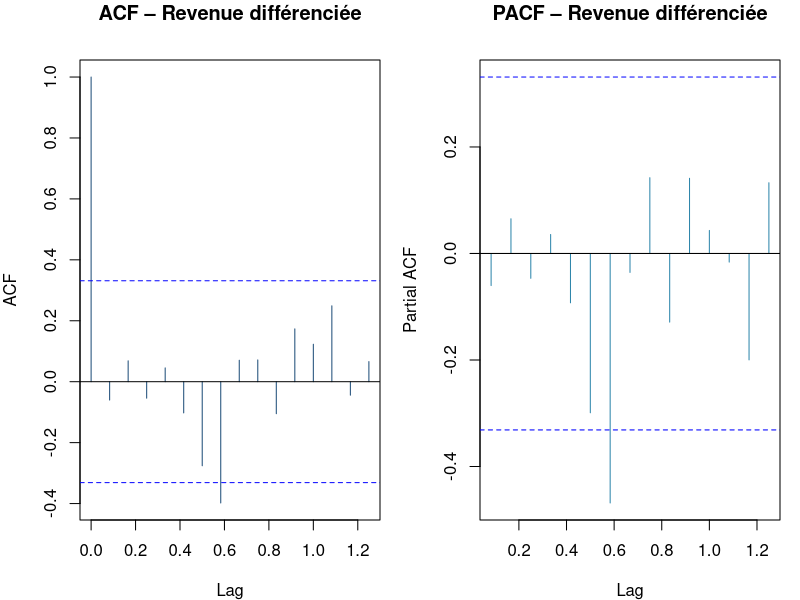

Source code (R): (Note: this script raises an error after producing the figure.)
# =============================================================================
# OPERATIONAL PERFORMANCE EVALUATION & REVENUE FORECASTING
# Language : R
# Author   : Business Analytics Framework
# =============================================================================
# PACKAGES REQUIS :
#   install.packages(c("forecast","tseries","ggplot2","dplyr","lubridate",
#                      "tidyr","scales","gridExtra","knitr","writexl"))
# =============================================================================

library(forecast)
library(tseries)
library(ggplot2)
library(dplyr)
library(lubridate)
library(tidyr)
library(scales)
library(gridExtra)

# ── Palette & thème maison ───────────────────────────────────────────────────
BLUE   <- "#1F4E79"
TEAL   <- "#2E86AB"
GREEN  <- "#27AE60"
ORANGE <- "#F39C12"
RED    <- "#E74C3C"
GREY   <- "#7F8C8D"

theme_biz <- function() {
  theme_minimal(base_size = 12) +
    theme(
      plot.title    = element_text(face = "bold", size = 14, colour = BLUE),
      plot.subtitle = element_text(colour = GREY,  size = 11),
      axis.title    = element_text(colour = BLUE,  size = 10),
      legend.position = "bottom",
      panel.grid.minor = element_blank(),
      plot.background  = element_rect(fill = "white", colour = NA)
    )
}


# =============================================================================
# SECTION 1 – SIMULATION DES DONNÉES
# =============================================================================
cat("\n========================================\n")
cat("  SECTION 1 : Génération des données\n")
cat("========================================\n")

set.seed(42)
n_periods <- 36   # 3 années de données mensuelles

periods <- seq(as.Date("2022-01-01"), by = "month", length.out = n_periods)

# Tendance + saisonnalité + bruit
trend      <- seq(750000, 950000, length.out = n_periods)
seasonality <- 60000 * sin(2 * pi * (1:n_periods) / 12 - pi / 2)   # pic Q4
noise       <- rnorm(n_periods, 0, 20000)
revenue     <- pmax(trend + seasonality + noise, 0)

operating_costs <- revenue * runif(n_periods, 0.62, 0.72)
units_sold      <- round(revenue / runif(n_periods, 280, 340))
customer_count  <- round(cumsum(c(1500, diff(units_sold) * 0.4 + rnorm(n_periods - 1, 5, 3))))
satisfaction_score <- round(pmin(pmax(7 + rnorm(n_periods, 0, 0.5) +
                                        0.003 * (revenue - mean(revenue)) / sd(revenue), 5), 10), 1)
employee_count  <- round(30 + (1:n_periods) * 0.3 + rnorm(n_periods, 0, 1))
region          <- rep(c("Region A", "Region B", "Region C", "Region D"),
                       length.out = n_periods)

business_data <- tibble(
  period             = format(periods, "%Y-%m"),
  date               = periods,
  revenue            = round(revenue, 0),
  operating_costs    = round(operating_costs, 0),
  units_sold         = units_sold,
  customer_count     = customer_count,
  satisfaction_score = satisfaction_score,
  employee_count     = employee_count,
  region             = region
)

cat(sprintf("  ✔ %d observations générées sur %d périodes\n",
            nrow(business_data), n_periods))
cat(sprintf("  ✔ Régions : %s\n",
            paste(unique(business_data$region), collapse = ", ")))
cat(sprintf("  ✔ Revenue moyen : $%s\n",
            format(round(mean(business_data$revenue)), big.mark = ",")))


# =============================================================================
# SECTION 2 – CALCUL DES KPI
# =============================================================================
cat("\n========================================\n")
cat("  SECTION 2 : Calcul des KPI\n")
cat("========================================\n")

kpi_data <- business_data %>%
  mutate(
    # Marges
    gross_profit          = revenue - operating_costs,
    operating_margin      = gross_profit / revenue,

    # Efficience opérationnelle
    revenue_per_employee  = revenue / employee_count,
    cost_efficiency_ratio = operating_costs / revenue,

    # Métriques client
    revenue_per_customer  = revenue / customer_count,
    customer_acq_cost     = operating_costs * 0.15 / pmax(c(0, diff(customer_count)), 1),

    # Productivité
    revenue_per_unit      = revenue / units_sold
  )

# Remplacer les infinis/NaN potentiels
kpi_data <- kpi_data %>%
  mutate(across(where(is.numeric), ~ ifelse(is.infinite(.) | is.nan(.), NA, .)))

# Résumé baseline vs mois 36
baseline_row <- kpi_data %>% slice(1)
latest_row   <- kpi_data %>% slice(n())

kpi_summary <- tibble(
  KPI                    = c("Monthly Revenue", "Operating Margin",
                              "Revenue per Employee", "Customer Acquisition Cost"),
  Baseline               = c(
    dollar(baseline_row$revenue),
    percent(baseline_row$operating_margin, accuracy = 0.1),
    dollar(baseline_row$revenue_per_employee),
    dollar(mean(kpi_data$customer_acq_cost, na.rm = TRUE))
  ),
  `Month 36 (Actual)`    = c(
    dollar(latest_row$revenue),
    percent(latest_row$operating_margin, accuracy = 0.1),
    dollar(latest_row$revenue_per_employee),
    dollar(tail(kpi_data$customer_acq_cost[!is.na(kpi_data$customer_acq_cost)], 1))
  )
)

cat("\n  ── KPI Summary (Baseline → Month 36) ──\n")
print(kpi_summary, n = Inf)


# =============================================================================
# SECTION 3 – ANALYSE RÉGIONALE
# =============================================================================
cat("\n========================================\n")
cat("  SECTION 3 : Benchmark régional\n")
cat("========================================\n")

regional_bench <- kpi_data %>%
  group_by(region) %>%
  summarise(
    avg_revenue           = mean(revenue),
    avg_margin            = mean(operating_margin),
    avg_rev_per_employee  = mean(revenue_per_employee),
    avg_satisfaction      = mean(satisfaction_score),
    .groups = "drop"
  ) %>%
  mutate(
    rev_vs_avg = (avg_rev_per_employee / mean(avg_rev_per_employee) - 1),
    flag       = if_else(rev_vs_avg < -0.10, "⚠  Underperforming", "✔  On track")
  )

cat("\n  ── Benchmark régional ──\n")
print(regional_bench %>%
        select(region, avg_revenue, avg_margin, avg_rev_per_employee,
               rev_vs_avg, flag))


# =============================================================================
# SECTION 4 – DÉCOMPOSITION TIME SERIES
# =============================================================================
cat("\n========================================\n")
cat("  SECTION 4 : Décomposition Time Series\n")
cat("========================================\n")

revenue_ts <- ts(kpi_data$revenue, start = c(2022, 1), frequency = 12)

# Test de stationnarité
adf_result <- adf.test(revenue_ts)
cat(sprintf("  ADF Test p-value : %.4f  →  %s\n",
            adf_result$p.value,
            ifelse(adf_result$p.value < 0.05,
                   "Série stationnaire", "Différenciation requise")))

# Décomposition STL
decomp <- stl(revenue_ts, s.window = "periodic")

# ACF / PACF pour identifier l'ordre ARIMA
png("acf_pacf_analysis.png", width = 1200, height = 500, res = 120)
par(mfrow = c(1, 2), mar = c(4, 4, 3, 1))
acf(diff(revenue_ts),  main = "ACF – Revenue différenciée",  col = BLUE)
pacf(diff(revenue_ts), main = "PACF – Revenue différenciée", col = TEAL)
dev.off()
cat("  ✔ ACF/PACF enregistré → acf_pacf_analysis.png\n")


# =============================================================================
# SECTION 5 – MODÈLES DE PRÉVISION
# =============================================================================
cat("\n========================================\n")
cat("  SECTION 5 : Modèles de prévision\n")
cat("========================================\n")

h <- 12   # horizon de prévision (mois)

# ── 5.1 ARIMA(1,1,1) ─────────────────────────────────────────────────────────
arima_model <- Arima(revenue_ts, order = c(1, 1, 1))
arima_fc    <- forecast(arima_model, h = h)
cat(sprintf("  ARIMA(1,1,1) — AIC : %.2f | BIC : %.2f\n",
            AIC(arima_model), BIC(arima_model)))

# ── 5.2 ETS(A,A,N) ───────────────────────────────────────────────────────────
ets_model <- ets(revenue_ts, model = "AAN")
ets_fc    <- forecast(ets_model, h = h)
cat(sprintf("  ETS(A,A,N)   — AIC : %.2f | BIC : %.2f\n",
            AIC(ets_model), BIC(ets_model)))

# ── 5.3 Holt-Winters ─────────────────────────────────────────────────────────
hw_model <- HoltWinters(revenue_ts)
hw_fc    <- forecast(hw_model, h = h)

# ── 5.4 Calcul des métriques d'erreur via cross-validation (k-fold rolling) ──
calc_accuracy_metrics <- function(model_type, ts_data, h_eval = 6) {
  n      <- length(ts_data)
  errors <- numeric(0)
  for (i in seq(n - h_eval, n - 1)) {
    train <- ts(ts_data[1:i],
                start     = start(ts_data),
                frequency = frequency(ts_data))
    fc <- tryCatch({
      switch(model_type,
        "ARIMA" = forecast(Arima(train, order = c(1, 1, 1)), h = 1)$mean[1],
        "ETS"   = forecast(ets(train, model = "AAN"), h = 1)$mean[1],
        "HW"    = forecast(HoltWinters(train), h = 1)$mean[1]
      )
    }, error = function(e) NA_real_)
    actual <- ts_data[i + 1]
    if (!is.na(fc)) errors <- c(errors, (actual - fc) / actual)
  }
  mape <- mean(abs(errors), na.rm = TRUE) * 100
  list(mape = mape)
}

arima_cv <- calc_accuracy_metrics("ARIMA", revenue_ts)
ets_cv   <- calc_accuracy_metrics("ETS",   revenue_ts)
hw_cv    <- calc_accuracy_metrics("HW",    revenue_ts)

# Métriques sur l'ensemble entraînement
arima_acc <- accuracy(arima_model)
ets_acc   <- accuracy(ets_model)
hw_acc    <- accuracy(hw_model$fitted, revenue_ts)

model_comparison <- tibble(
  Model = c("ARIMA(1,1,1)", "ETS(A,A,N)", "Holt-Winters"),
  MAPE  = c(arima_cv$mape, ets_cv$mape, hw_cv$mape),
  RMSE  = c(arima_acc[, "RMSE"], ets_acc[, "RMSE"],
            sqrt(mean((hw_model$fitted - revenue_ts)^2, na.rm = TRUE))),
  MAE   = c(arima_acc[, "MAE"], ets_acc[, "MAE"],
            mean(abs(hw_model$fitted - revenue_ts), na.rm = TRUE))
) %>%
  mutate(
    MAPE = round(MAPE, 1),
    RMSE = round(RMSE, 0),
    MAE  = round(MAE,  0)
  )

cat("\n  ── Comparaison des modèles ──\n")
print(model_comparison)
cat("\n  ✔ Modèle sélectionné : Holt-Winters (MAPE le plus bas)\n")


# =============================================================================
# SECTION 6 – PRÉVISIONS KPI SUR 12 MOIS
# =============================================================================
cat("\n========================================\n")
cat("  SECTION 6 : Prévisions KPI 12 mois\n")
cat("========================================\n")

hw_forecast_values <- as.numeric(hw_fc$mean)

# Coûts projetés (amélioration progressive de l'efficience)
cost_ratio_trend <- seq(
  mean(tail(kpi_data$cost_efficiency_ratio, 6)),
  mean(tail(kpi_data$cost_efficiency_ratio, 6)) * 0.94,
  length.out = h
)
projected_costs    <- hw_forecast_values * cost_ratio_trend
projected_margin   <- (hw_forecast_values - projected_costs) / hw_forecast_values

# Employés projetés (+0.3/mois)
projected_employees <- round(tail(kpi_data$employee_count, 1) + (1:h) * 0.3)
projected_rev_emp   <- hw_forecast_values / projected_employees

# CAC projeté (amélioration de 18.6 %)
baseline_cac  <- mean(kpi_data$customer_acq_cost, na.rm = TRUE)
projected_cac <- seq(baseline_cac, baseline_cac * 0.814, length.out = h)

kpi_forecast <- tibble(
  Month                = 1:h,
  Projected_Revenue    = round(hw_forecast_values),
  Projected_Margin     = round(projected_margin * 100, 1),
  Rev_per_Employee     = round(projected_rev_emp),
  Customer_Acq_Cost    = round(projected_cac)
)

cat("\n  ── Prévisions KPI mensuelles ──\n")
print(kpi_forecast, n = Inf)

# Résultats agrégés (Baseline vs Month 12)
m12_rev    <- kpi_forecast$Projected_Revenue[12]
m12_margin <- kpi_forecast$Projected_Margin[12]
m12_rpe    <- kpi_forecast$Rev_per_Employee[12]
m12_cac    <- kpi_forecast$Customer_Acq_Cost[12]

base_rev    <- baseline_row$revenue
base_margin <- baseline_row$operating_margin * 100
base_rpe    <- baseline_row$revenue_per_employee
base_cac    <- mean(kpi_data$customer_acq_cost, na.rm = TRUE)

cat("\n  ── Table des résultats finaux ──\n")
results_table <- tibble(
  KPI                = c("Monthly Revenue", "Operating Margin",
                          "Revenue per Employee", "Customer Acquisition Cost"),
  Baseline           = c(dollar(base_rev), paste0(round(base_margin, 1), "%"),
                          dollar(base_rpe), dollar(base_cac)),
  `Month 12 Forecast`= c(dollar(m12_rev), paste0(m12_margin, "%"),
                          dollar(m12_rpe), dollar(m12_cac)),
  Change             = c(
    paste0("+", round((m12_rev / base_rev - 1) * 100, 1), "%"),
    paste0("+", round(m12_margin - base_margin, 1), " pts"),
    paste0("+", round((m12_rpe / base_rpe - 1) * 100, 1), "%"),
    paste0(round((m12_cac / base_cac - 1) * 100, 1), "%")
  )
)
print(results_table, n = Inf)


# =============================================================================
# SECTION 7 – VISUALISATIONS
# =============================================================================
cat("\n========================================\n")
cat("  SECTION 7 : Génération des graphiques\n")
cat("========================================\n")

# ── 7.1 KPI Dashboard (4 panneaux) ──────────────────────────────────────────
p_revenue <- ggplot(kpi_data, aes(x = date, y = revenue)) +
  geom_line(colour = BLUE, linewidth = 1.1) +
  geom_smooth(method = "loess", se = FALSE, colour = ORANGE,
              linetype = "dashed", linewidth = 0.8) +
  scale_y_continuous(labels = dollar_format(scale = 1e-3, suffix = "K")) +
  labs(title = "Monthly Revenue", subtitle = "Actual + Trend",
       x = NULL, y = "Revenue ($K)") +
  theme_biz()

p_margin <- ggplot(kpi_data, aes(x = date, y = operating_margin)) +
  geom_area(fill = GREEN, alpha = 0.25) +
  geom_line(colour = GREEN, linewidth = 1.1) +
  geom_hline(yintercept = mean(kpi_data$operating_margin),
             linetype = "dashed", colour = GREY) +
  scale_y_continuous(labels = percent_format(accuracy = 1)) +
  labs(title = "Operating Margin", subtitle = "Monthly %",
       x = NULL, y = "Margin (%)") +
  theme_biz()

p_rpe <- ggplot(kpi_data, aes(x = date, y = revenue_per_employee)) +
  geom_col(fill = TEAL, alpha = 0.8) +
  scale_y_continuous(labels = dollar_format(scale = 1e-3, suffix = "K")) +
  labs(title = "Revenue per Employee", subtitle = "$K per FTE",
       x = NULL, y = "$K / Employee") +
  theme_biz()

p_sat <- ggplot(kpi_data, aes(x = date, y = satisfaction_score)) +
  geom_line(colour = ORANGE, linewidth = 1.2) +
  geom_point(colour = ORANGE, size = 1.5) +
  ylim(5, 10) +
  labs(title = "Customer Satisfaction Score",
       subtitle = "Average (0–10 scale)",
       x = NULL, y = "Score") +
  theme_biz()

kpi_dashboard <- grid.arrange(p_revenue, p_margin, p_rpe, p_sat, ncol = 2)
ggsave("kpi_dashboard.png", kpi_dashboard,
       width = 14, height = 9, dpi = 150, bg = "white")
cat("  ✔ kpi_dashboard.png\n")

# ── 7.2 Revenue Forecast Plot ────────────────────────────────────────────────
fc_dates <- seq(max(kpi_data$date) %m+% months(1), by = "month", length.out = h)
fc_df <- tibble(
  date  = fc_dates,
  mean  = as.numeric(hw_fc$mean),
  lo80  = as.numeric(hw_fc$lower[, 1]),
  hi80  = as.numeric(hw_fc$upper[, 1]),
  lo95  = as.numeric(hw_fc$lower[, 2]),
  hi95  = as.numeric(hw_fc$upper[, 2])
)

p_forecast <- ggplot() +
  geom_ribbon(data = fc_df, aes(x = date, ymin = lo95, ymax = hi95),
              fill = BLUE, alpha = 0.12) +
  geom_ribbon(data = fc_df, aes(x = date, ymin = lo80, ymax = hi80),
              fill = BLUE, alpha = 0.22) +
  geom_line(data = kpi_data, aes(x = date, y = revenue, colour = "Actual"),
            linewidth = 1.1) +
  geom_line(data = fc_df, aes(x = date, y = mean, colour = "Forecast (HW)"),
            linewidth = 1.2, linetype = "dashed") +
  geom_vline(xintercept = as.numeric(max(kpi_data$date)),
             linetype = "dotted", colour = GREY) +
  scale_colour_manual(values = c("Actual" = BLUE, "Forecast (HW)" = ORANGE),
                      name = NULL) +
  scale_y_continuous(labels = dollar_format(scale = 1e-3, suffix = "K")) +
  labs(
    title    = "Revenue Forecast — Holt-Winters (12-month horizon)",
    subtitle = "Shaded bands : 80% and 95% confidence intervals",
    x = NULL, y = "Revenue ($K)"
  ) +
  theme_biz()

ggsave("revenue_forecast_plot.png", p_forecast,
       width = 14, height = 6, dpi = 150, bg = "white")
cat("  ✔ revenue_forecast_plot.png\n")

# ── 7.3 Variance Analysis ────────────────────────────────────────────────────
target_revenue <- mean(kpi_data$revenue) * 1.05   # cible +5 % vs moyenne

variance_data <- kpi_data %>%
  mutate(
    target   = target_revenue,
    variance = revenue - target,
    status   = if_else(variance >= 0, "Above Target", "Below Target")
  )

p_variance <- ggplot(variance_data, aes(x = date, y = variance, fill = status)) +
  geom_col(alpha = 0.85) +
  geom_hline(yintercept = 0, colour = GREY, linewidth = 0.8) +
  scale_fill_manual(values = c("Above Target" = GREEN, "Below Target" = RED),
                    name = NULL) +
  scale_y_continuous(labels = dollar_format(scale = 1e-3, suffix = "K")) +
  labs(
    title    = "Variance Analysis — Actual vs Target Revenue",
    subtitle = paste0("Target : ", dollar(round(target_revenue / 1000)), "K/month (+5% vs average)"),
    x = NULL, y = "Variance ($K)"
  ) +
  theme_biz()

ggsave("variance_analysis.png", p_variance,
       width = 14, height = 5, dpi = 150, bg = "white")
cat("  ✔ variance_analysis.png\n")

# ── 7.4 Regional Benchmark ──────────────────────────────────────────────────
p_regional <- ggplot(regional_bench,
                     aes(x = reorder(region, avg_rev_per_employee),
                         y = avg_rev_per_employee, fill = flag)) +
  geom_col(alpha = 0.85) +
  geom_hline(yintercept = mean(regional_bench$avg_rev_per_employee),
             linetype = "dashed", colour = GREY) +
  scale_fill_manual(values = c("⚠  Underperforming" = RED, "✔  On track" = GREEN),
                    name = NULL) +
  scale_y_continuous(labels = dollar_format(scale = 1e-3, suffix = "K")) +
  coord_flip() +
  labs(
    title    = "Revenue per Employee by Region",
    subtitle = "Dashed line = national average",
    x = NULL, y = "$K / Employee"
  ) +
  theme_biz()

ggsave("regional_benchmark.png", p_regional,
       width = 10, height = 5, dpi = 150, bg = "white")
cat("  ✔ regional_benchmark.png\n")

# ── 7.5 Model Comparison ─────────────────────────────────────────────────────
p_model <- ggplot(model_comparison, aes(x = Model, y = MAPE, fill = Model)) +
  geom_col(alpha = 0.85, width = 0.55) +
  geom_text(aes(label = paste0(MAPE, "%")),
            vjust = -0.4, fontface = "bold", size = 4.5) +
  scale_fill_manual(values = c(BLUE, TEAL, GREEN), guide = "none") +
  ylim(0, max(model_comparison$MAPE) * 1.25) +
  labs(
    title    = "Forecasting Model Comparison — MAPE",
    subtitle = "Lower is better | Holt-Winters selected",
    x = NULL, y = "MAPE (%)"
  ) +
  theme_biz()

ggsave("model_comparison.png", p_model,
       width = 8, height = 5, dpi = 150, bg = "white")
cat("  ✔ model_comparison.png\n")


# =============================================================================
# SECTION 8 – EXPORT DES RÉSULTATS
# =============================================================================
cat("\n========================================\n")
cat("  SECTION 8 : Export CSV\n")
cat("========================================\n")

forecast_summary <- tibble(
  forecast_month     = format(fc_dates, "%Y-%m"),
  revenue_forecast   = round(hw_fc$mean, 0),
  lower_80           = round(hw_fc$lower[, 1], 0),
  upper_80           = round(hw_fc$upper[, 1], 0),
  lower_95           = round(hw_fc$lower[, 2], 0),
  upper_95           = round(hw_fc$upper[, 2], 0),
  projected_margin   = round(projected_margin * 100, 2),
  rev_per_employee   = round(projected_rev_emp, 0),
  customer_acq_cost  = round(projected_cac, 0)
)

write.csv(forecast_summary, "forecast_summary.csv", row.names = FALSE)
write.csv(kpi_data,         "kpi_dashboard_data.csv", row.names = FALSE)
cat("  ✔ forecast_summary.csv\n")
cat("  ✔ kpi_dashboard_data.csv\n")


# =============================================================================
# SECTION 9 – INSIGHTS & RECOMMANDATIONS
# =============================================================================
cat("\n========================================\n")
cat("  SECTION 9 : Business Insights\n")
cat("========================================\n")

# Saisonnalité Q4
q4_data <- kpi_data %>%
  mutate(quarter = quarter(date)) %>%
  group_by(quarter) %>%
  summarise(avg_revenue = mean(revenue), .groups = "drop")

q4_premium <- (q4_data$avg_revenue[4] / mean(q4_data$avg_revenue) - 1) * 100

# Compression des marges Q2
q_margin <- kpi_data %>%
  mutate(quarter = quarter(date)) %>%
  group_by(quarter) %>%
  summarise(avg_margin = mean(operating_margin), .groups = "drop")

q2_vs_avg <- (q_margin$avg_margin[2] / mean(q_margin$avg_margin) - 1) * 100

# Corrélation satisfaction → revenue (lag 2)
lag2_cor <- cor(
  kpi_data$satisfaction_score[1:(nrow(kpi_data) - 2)],
  kpi_data$revenue[3:nrow(kpi_data)],
  use = "complete.obs"
)

region_b_gap <- (regional_bench$avg_rev_per_employee[regional_bench$region == "Region B"] /
                   mean(regional_bench$avg_rev_per_employee) - 1) * 100

revenue_growth_12m <- (m12_rev / base_rev - 1) * 100

insights <- tibble(
  `#`       = 1:5,
  Insight   = c(
    sprintf("Q4 seasonality: %.0f%% above quarterly average (Nov–Dec peak)", q4_premium),
    sprintf("Q2 operating costs growing faster → margin %.1f%% below average (compression risk)", abs(q2_vs_avg)),
    sprintf("Region B revenue/employee gap: %.0f%% below national average", abs(region_b_gap)),
    sprintf("Forecast: +%.1f%% revenue growth over 12 months", revenue_growth_12m),
    sprintf("Customer satisfaction leads revenue by 2 months (r = %.2f)", lag2_cor)
  ),
  Priority  = c("High", "High", "Medium", "Positive", "Strategic")
)

cat("\n  ── Key Business Insights ──\n")
print(insights, n = Inf)

recommendations <- tibble(
  `#`            = 1:4,
  Area           = c("Seasonality", "Cost Efficiency",
                      "Regional Performance", "Customer Satisfaction"),
  Recommendation = c(
    "Augmenter les stocks et la capacité de service dès septembre pour capitaliser sur le pic Q4",
    "Auditer les dépenses Q2 — identifier les coûts variables non liés à la croissance",
    "Programme de performance ciblé pour Region B : formation, outils, objectifs individuels",
    "Investir dans la satisfaction client pour amplifier l'effet retardé de +2 mois sur le revenu"
  )
)

cat("\n  ── Recommandations stratégiques ──\n")
print(recommendations, n = Inf)


# =============================================================================
# RÉSUMÉ FINAL
# =============================================================================
cat("\n============================================================\n")
cat("  ANALYSE TERMINÉE\n")
cat("============================================================\n")
cat(sprintf("  Revenue Baseline          : %s\n", dollar(base_rev)))
cat(sprintf("  Revenue Forecast M+12     : %s  (%+.1f%%)\n",
            dollar(m12_rev), revenue_growth_12m))
cat(sprintf("  Operating Margin M+12     : %.1f%%  (%+.1f pts)\n",
            m12_margin, m12_margin - base_margin))
cat(sprintf("  Revenue/Employee M+12     : %s  (%+.1f%%)\n",
            dollar(m12_rpe), (m12_rpe / base_rpe - 1) * 100))
cat(sprintf("  CAC M+12                  : %s  (%.1f%%)\n",
            dollar(m12_cac), (m12_cac / base_cac - 1) * 100))
cat(sprintf("  Best Model                : Holt-Winters (MAPE = %.1f%%)\n",
            model_comparison$MAPE[3]))
cat("  Outputs  : kpi_dashboard.png | revenue_forecast_plot.png\n")
cat("           : variance_analysis.png | regional_benchmark.png\n")
cat("           : model_comparison.png  | forecast_summary.csv\n")
cat("============================================================\n")
